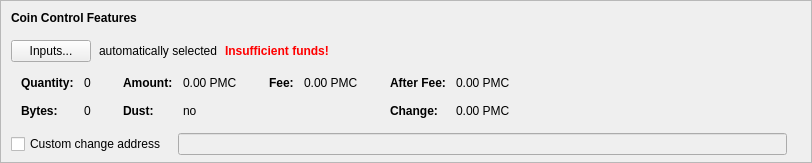
    <widget class="QFrame" name="frameCoinControl">
     <property name="sizePolicy">
      <sizepolicy hsizetype="Expanding" vsizetype="Expanding">
       <horstretch>0</horstretch>
       <verstretch>0</verstretch>
      </sizepolicy>
     </property>
     <property name="maximumSize">
      <size>
       <width>16777215</width>
       <height>16777215</height>
      </size>
     </property>
     <property name="frameShape">
      <enum>QFrame::StyledPanel</enum>
     </property>
     <property name="frameShadow">
      <enum>QFrame::Sunken</enum>
     </property>
     <layout class="QVBoxLayout" name="verticalLayoutCoinControl2">
      <property name="spacing">
       <number>0</number>
      </property>
      <property name="leftMargin">
       <number>0</number>
      </property>
      <property name="topMargin">
       <number>0</number>
      </property>
      <property name="rightMargin">
       <number>0</number>
      </property>
      <property name="bottomMargin">
       <number>6</number>
      </property>
      <item>
       <layout class="QVBoxLayout" name="verticalLayoutCoinControl" stretch="0,0,0,0,1">
        <property name="spacing">
         <number>0</number>
        </property>
        <property name="leftMargin">
         <number>10</number>
        </property>
        <property name="topMargin">
         <number>10</number>
        </property>
        <item>
         <layout class="QHBoxLayout" name="horizontalLayoutCoinControl1">
          <property name="bottomMargin">
           <number>15</number>
          </property>
          <item>
           <widget class="QLabel" name="labelCoinControlFeatures">
            <property name="sizePolicy">
             <sizepolicy hsizetype="Preferred" vsizetype="Maximum">
              <horstretch>0</horstretch>
              <verstretch>0</verstretch>
             </sizepolicy>
            </property>
            <property name="font">
             <font>
              <weight>75</weight>
              <bold>true</bold>
             </font>
            </property>
            <property name="styleSheet">
             <string notr="true">font-weight:bold;</string>
            </property>
            <property name="text">
             <string>Coin Control Features</string>
            </property>
           </widget>
          </item>
         </layout>
        </item>
        <item>
         <layout class="QHBoxLayout" name="horizontalLayoutCoinControl2" stretch="0,0,0,0">
          <property name="spacing">
           <number>8</number>
          </property>
          <property name="bottomMargin">
           <number>10</number>
          </property>
          <item>
           <widget class="QPushButton" name="pushButtonCoinControl">
            <property name="styleSheet">
             <string notr="true"/>
            </property>
            <property name="text">
             <string>Inputs...</string>
            </property>
            <property name="autoDefault">
             <bool>false</bool>
            </property>
           </widget>
          </item>
          <item>
           <widget class="QLabel" name="labelCoinControlAutomaticallySelected">
            <property name="text">
             <string>automatically selected</string>
            </property>
            <property name="margin">
             <number>5</number>
            </property>
           </widget>
          </item>
          <item>
           <widget class="QLabel" name="labelCoinControlInsuffFunds">
            <property name="font">
             <font>
              <weight>75</weight>
              <bold>true</bold>
             </font>
            </property>
            <property name="styleSheet">
             <string notr="true">color:red;font-weight:bold;</string>
            </property>
            <property name="text">
             <string>Insufficient funds!</string>
            </property>
            <property name="margin">
             <number>5</number>
            </property>
           </widget>
          </item>
          <item>
           <spacer name="horizontalSpacerCoinControl">
            <property name="orientation">
             <enum>Qt::Horizontal</enum>
            </property>
            <property name="sizeHint" stdset="0">
             <size>
              <width>40</width>
              <height>1</height>
             </size>
            </property>
           </spacer>
          </item>
         </layout>
        </item>
        <item>
         <widget class="QWidget" name="widgetCoinControl" native="true">
          <property name="sizePolicy">
           <sizepolicy hsizetype="Preferred" vsizetype="Preferred">
            <horstretch>0</horstretch>
            <verstretch>0</verstretch>
           </sizepolicy>
          </property>
          <property name="minimumSize">
           <size>
            <width>0</width>
            <height>0</height>
           </size>
          </property>
          <property name="styleSheet">
           <string notr="true"/>
          </property>
          <layout class="QHBoxLayout" name="horizontalLayoutCoinControl5">
           <property name="leftMargin">
            <number>0</number>
           </property>
           <property name="topMargin">
            <number>0</number>
           </property>
           <property name="rightMargin">
            <number>0</number>
           </property>
           <property name="bottomMargin">
            <number>0</number>
           </property>
           <item>
            <layout class="QHBoxLayout" name="horizontalLayoutCoinControl3" stretch="0,0,0,1">
             <property name="spacing">
              <number>20</number>
             </property>
             <property name="topMargin">
              <number>0</number>
             </property>
             <property name="bottomMargin">
              <number>10</number>
             </property>
             <item>
              <layout class="QFormLayout" name="formLayoutCoinControl1">
               <property name="horizontalSpacing">
                <number>10</number>
               </property>
               <property name="verticalSpacing">
                <number>14</number>
               </property>
               <property name="leftMargin">
                <number>10</number>
               </property>
               <property name="topMargin">
                <number>4</number>
               </property>
               <property name="rightMargin">
                <number>6</number>
               </property>
               <item row="0" column="0">
                <widget class="QLabel" name="labelCoinControlQuantityText">
                 <property name="font">
                  <font>
                   <weight>75</weight>
                   <bold>true</bold>
                  </font>
                 </property>
                 <property name="text">
                  <string>Quantity:</string>
                 </property>
                 <property name="margin">
                  <number>0</number>
                 </property>
                </widget>
               </item>
               <item row="0" column="1">
                <widget class="QLabel" name="labelCoinControlQuantity">
                 <property name="cursor">
                  <cursorShape>IBeamCursor</cursorShape>
                 </property>
                 <property name="contextMenuPolicy">
                  <enum>Qt::ActionsContextMenu</enum>
                 </property>
                 <property name="text">
                  <string notr="true">0</string>
                 </property>
                 <property name="margin">
                  <number>0</number>
                 </property>
                 <property name="textInteractionFlags">
                  <set>Qt::LinksAccessibleByMouse|Qt::TextSelectableByKeyboard|Qt::TextSelectableByMouse</set>
                 </property>
                </widget>
               </item>
               <item row="1" column="0">
                <widget class="QLabel" name="labelCoinControlBytesText">
                 <property name="font">
                  <font>
                   <weight>75</weight>
                   <bold>true</bold>
                  </font>
                 </property>
                 <property name="text">
                  <string>Bytes:</string>
                 </property>
                </widget>
               </item>
               <item row="1" column="1">
                <widget class="QLabel" name="labelCoinControlBytes">
                 <property name="cursor">
                  <cursorShape>IBeamCursor</cursorShape>
                 </property>
                 <property name="contextMenuPolicy">
                  <enum>Qt::ActionsContextMenu</enum>
                 </property>
                 <property name="text">
                  <string notr="true">0</string>
                 </property>
                 <property name="textInteractionFlags">
                  <set>Qt::LinksAccessibleByMouse|Qt::TextSelectableByKeyboard|Qt::TextSelectableByMouse</set>
                 </property>
                </widget>
               </item>
              </layout>
             </item>
             <item>
              <layout class="QFormLayout" name="formLayoutCoinControl2">
               <property name="horizontalSpacing">
                <number>10</number>
               </property>
               <property name="verticalSpacing">
                <number>14</number>
               </property>
               <property name="leftMargin">
                <number>6</number>
               </property>
               <property name="topMargin">
                <number>4</number>
               </property>
               <property name="rightMargin">
                <number>6</number>
               </property>
               <item row="0" column="0">
                <widget class="QLabel" name="labelCoinControlAmountText">
                 <property name="font">
                  <font>
                   <weight>75</weight>
                   <bold>true</bold>
                  </font>
                 </property>
                 <property name="text">
                  <string>Amount:</string>
                 </property>
                 <property name="margin">
                  <number>0</number>
                 </property>
                </widget>
               </item>
               <item row="0" column="1">
                <widget class="QLabel" name="labelCoinControlAmount">
                 <property name="cursor">
                  <cursorShape>IBeamCursor</cursorShape>
                 </property>
                 <property name="contextMenuPolicy">
                  <enum>Qt::ActionsContextMenu</enum>
                 </property>
                 <property name="text">
                  <string notr="true">0.00 PMC</string>
                 </property>
                 <property name="textInteractionFlags">
                  <set>Qt::LinksAccessibleByMouse|Qt::TextSelectableByKeyboard|Qt::TextSelectableByMouse</set>
                 </property>
                </widget>
               </item>
               <item row="1" column="0">
                <widget class="QLabel" name="labelCoinControlLowOutputText">
                 <property name="font">
                  <font>
                   <weight>75</weight>
                   <bold>true</bold>
                  </font>
                 </property>
                 <property name="text">
                  <string>Dust:</string>
                 </property>
                </widget>
               </item>
               <item row="1" column="1">
                <widget class="QLabel" name="labelCoinControlLowOutput">
                 <property name="cursor">
                  <cursorShape>IBeamCursor</cursorShape>
                 </property>
                 <property name="contextMenuPolicy">
                  <enum>Qt::ActionsContextMenu</enum>
                 </property>
                 <property name="text">
                  <string notr="true">no</string>
                 </property>
                 <property name="textInteractionFlags">
                  <set>Qt::LinksAccessibleByMouse|Qt::TextSelectableByKeyboard|Qt::TextSelectableByMouse</set>
                 </property>
                </widget>
               </item>
              </layout>
             </item>
             <item>
              <layout class="QFormLayout" name="formLayoutCoinControl3">
               <property name="horizontalSpacing">
                <number>10</number>
               </property>
               <property name="verticalSpacing">
                <number>14</number>
               </property>
               <property name="leftMargin">
                <number>6</number>
               </property>
               <property name="topMargin">
                <number>4</number>
               </property>
               <property name="rightMargin">
                <number>6</number>
               </property>
               <item row="0" column="0">
                <widget class="QLabel" name="labelCoinControlFeeText">
                 <property name="font">
                  <font>
                   <weight>75</weight>
                   <bold>true</bold>
                  </font>
                 </property>
                 <property name="text">
                  <string>Fee:</string>
                 </property>
                 <property name="margin">
                  <number>0</number>
                 </property>
                </widget>
               </item>
               <item row="0" column="1">
                <widget class="QLabel" name="labelCoinControlFee">
                 <property name="cursor">
                  <cursorShape>IBeamCursor</cursorShape>
                 </property>
                 <property name="contextMenuPolicy">
                  <enum>Qt::ActionsContextMenu</enum>
                 </property>
                 <property name="text">
                  <string notr="true">0.00 PMC</string>
                 </property>
                 <property name="textInteractionFlags">
                  <set>Qt::LinksAccessibleByMouse|Qt::TextSelectableByKeyboard|Qt::TextSelectableByMouse</set>
                 </property>
                </widget>
               </item>
             </layout>
             </item>
             <item>
              <layout class="QFormLayout" name="formLayoutCoinControl4">
               <property name="horizontalSpacing">
                <number>10</number>
               </property>
               <property name="verticalSpacing">
                <number>14</number>
               </property>
               <property name="leftMargin">
                <number>6</number>
               </property>
               <property name="topMargin">
                <number>4</number>
               </property>
               <property name="rightMargin">
                <number>6</number>
               </property>
               <item row="0" column="0">
                <widget class="QLabel" name="labelCoinControlAfterFeeText">
                 <property name="font">
                  <font>
                   <weight>75</weight>
                   <bold>true</bold>
                  </font>
                 </property>
                 <property name="text">
                  <string>After Fee:</string>
                 </property>
                 <property name="margin">
                  <number>0</number>
                 </property>
                </widget>
               </item>
               <item row="0" column="1">
                <widget class="QLabel" name="labelCoinControlAfterFee">
                 <property name="cursor">
                  <cursorShape>IBeamCursor</cursorShape>
                 </property>
                 <property name="contextMenuPolicy">
                  <enum>Qt::ActionsContextMenu</enum>
                 </property>
                 <property name="text">
                  <string notr="true">0.00 PMC</string>
                 </property>
                 <property name="textInteractionFlags">
                  <set>Qt::LinksAccessibleByMouse|Qt::TextSelectableByKeyboard|Qt::TextSelectableByMouse</set>
                 </property>
                </widget>
               </item>
               <item row="1" column="0">
                <widget class="QLabel" name="labelCoinControlChangeText">
                 <property name="font">
                  <font>
                   <weight>75</weight>
                   <bold>true</bold>
                  </font>
                 </property>
                 <property name="text">
                  <string>Change:</string>
                 </property>
                </widget>
               </item>
               <item row="1" column="1">
                <widget class="QLabel" name="labelCoinControlChange">
                 <property name="cursor">
                  <cursorShape>IBeamCursor</cursorShape>
                 </property>
                 <property name="contextMenuPolicy">
                  <enum>Qt::ActionsContextMenu</enum>
                 </property>
                 <property name="text">
                  <string notr="true">0.00 PMC</string>
                 </property>
                 <property name="textInteractionFlags">
                  <set>Qt::LinksAccessibleByMouse|Qt::TextSelectableByKeyboard|Qt::TextSelectableByMouse</set>
                 </property>
                </widget>
               </item>
              </layout>
             </item>
            </layout>
           </item>
          </layout>
         </widget>
        </item>
        <item>
         <layout class="QHBoxLayout" name="horizontalLayoutCoinControl4" stretch="0,0,0">
          <property name="spacing">
           <number>12</number>
          </property>
          <property name="sizeConstraint">
           <enum>QLayout::SetDefaultConstraint</enum>
          </property>
          <property name="topMargin">
           <number>5</number>
          </property>
          <property name="rightMargin">
           <number>5</number>
          </property>
          <item>
           <widget class="QCheckBox" name="checkBoxCoinControlChange">
            <property name="toolTip">
             <string>If this is activated, but the change address is empty or invalid, change will be sent to a newly generated address.</string>
            </property>
            <property name="text">
             <string>Custom change address</string>
            </property>
           </widget>
          </item>
          <item>
           <widget class="QValidatedLineEdit" name="lineEditCoinControlChange">
            <property name="enabled">
             <bool>false</bool>
            </property>
            <property name="sizePolicy">
             <sizepolicy hsizetype="Expanding" vsizetype="Fixed">
              <horstretch>0</horstretch>
              <verstretch>0</verstretch>
             </sizepolicy>
            </property>
           </widget>
          </item>
          <item>
           <widget class="QLabel" name="labelCoinControlChangeLabel">
            <property name="sizePolicy">
             <sizepolicy hsizetype="Preferred" vsizetype="Expanding">
              <horstretch>0</horstretch>
              <verstretch>0</verstretch>
             </sizepolicy>
            </property>
            <property name="minimumSize">
             <size>
              <width>0</width>
              <height>0</height>
             </size>
            </property>
            <property name="text">
             <string/>
            </property>
            <property name="margin">
             <number>3</number>
            </property>
           </widget>
          </item>
         </layout>
        </item>
        <item>
         <spacer name="verticalSpacerCoinControl">
          <property name="orientation">
           <enum>Qt::Vertical</enum>
          </property>
          <property name="sizeHint" stdset="0">
           <size>
            <width>800</width>
            <height>1</height>
           </size>
          </property>
         </spacer>
        </item>
       </layout>
      </item>
     </layout>
    </widget>
